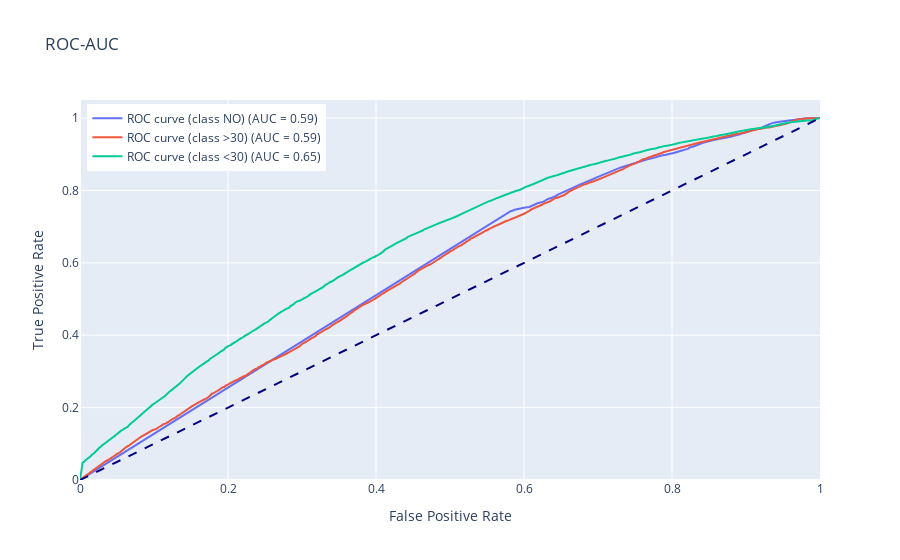

This figure's notebook cell:
### Code cell
y_pred_nb, y_pred_prob_nb, nb_metrics_list = evaluate_model(nb_model, X_test, y_test)

### Figure 1 — Plotly figure (JSON) as saved in the notebook; plotly's stock layout.template omitted (floating-point values rounded to 4 significant figures; data arrays with more than 128 entries replaced by an {"elided": "..."} marker saying what was removed)
{"data": [{"mode": "lines", "name": "ROC curve (class NO) (AUC = 0.59)", "type": "scatter", "x": {"elided": "2981 float values"}, "y": {"elided": "2981 float values"}}, {"mode": "lines", "name": "ROC curve (class >30) (AUC = 0.59)", "type": "scatter", "x": {"elided": "10044 float values"}, "y": {"elided": "10044 float values"}}, {"mode": "lines", "name": "ROC curve (class <30) (AUC = 0.65)", "type": "scatter", "x": {"elided": "12360 float values"}, "y": {"elided": "12360 float values"}}], "layout": {"legend": {"x": 0.01, "y": 0.99}, "shapes": [{"line": {"color": "navy", "dash": "dash", "width": 2}, "type": "line", "x0": 0, "x1": 1, "y0": 0, "y1": 1}], "title": {"text": "ROC-AUC"}, "xaxis": {"range": [0, 1], "title": {"text": "False Positive Rate"}}, "yaxis": {"range": [0, 1.05], "title": {"text": "True Positive Rate"}}}}
